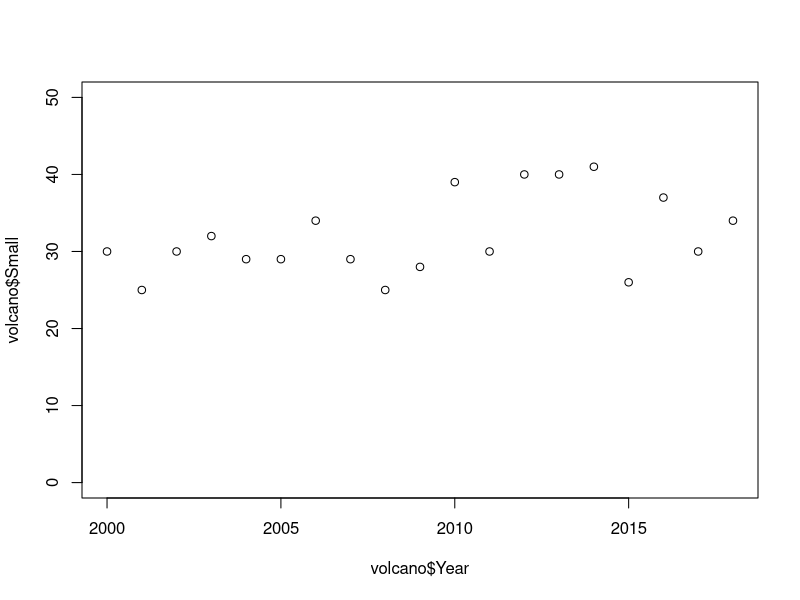
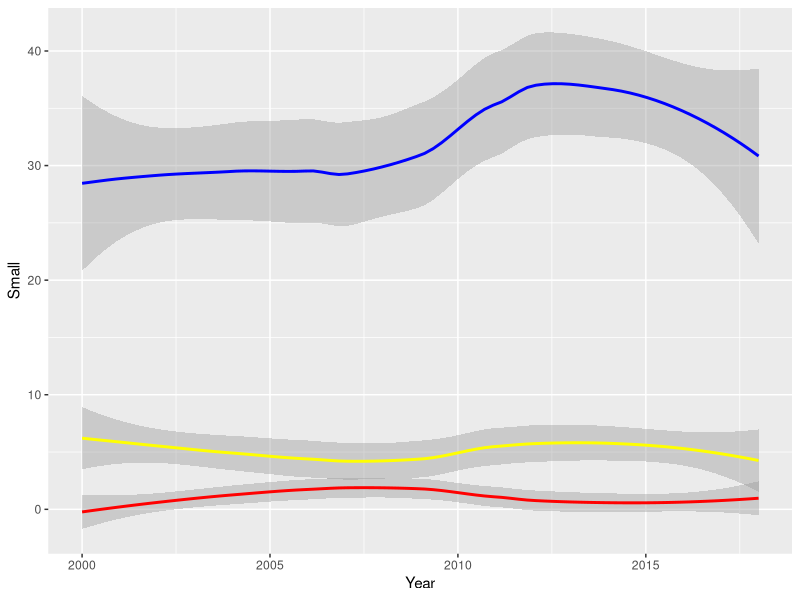
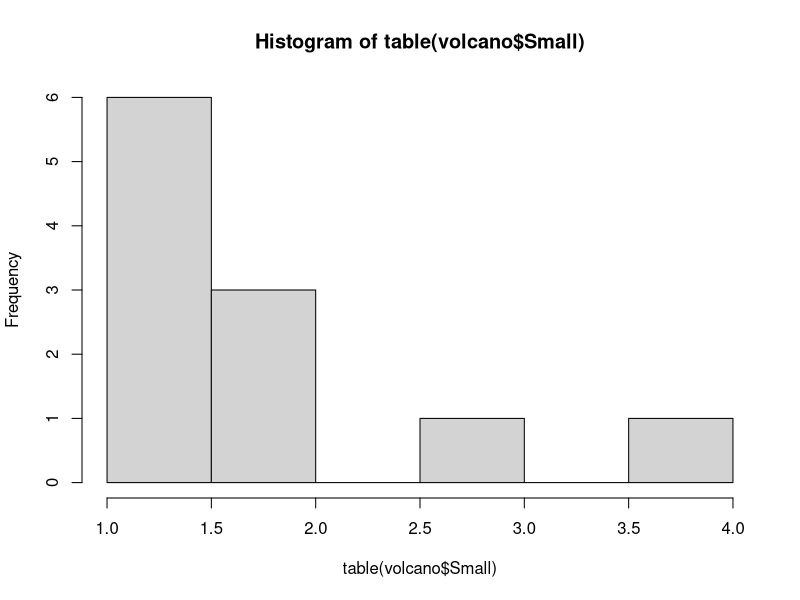
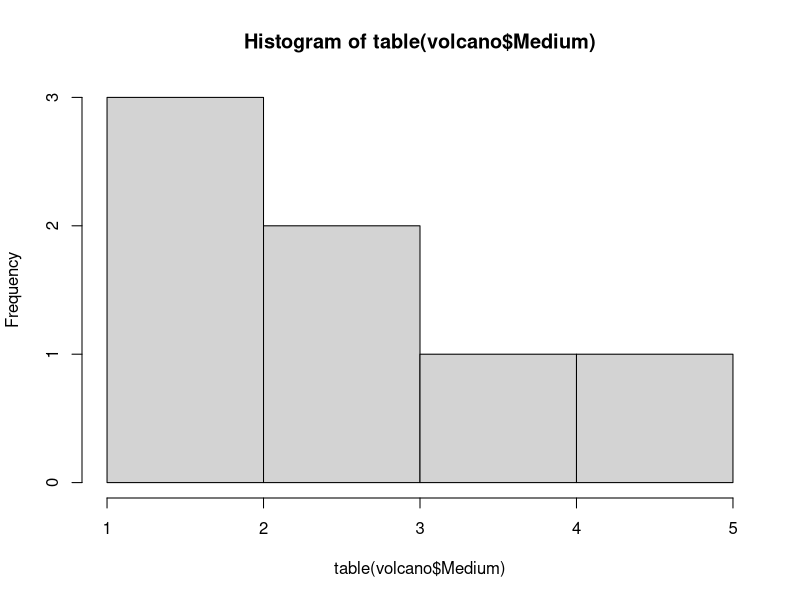
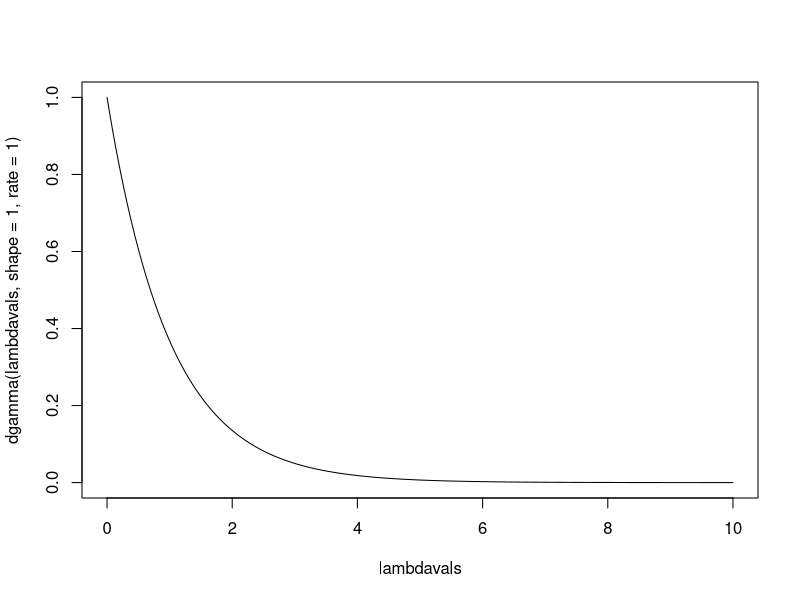
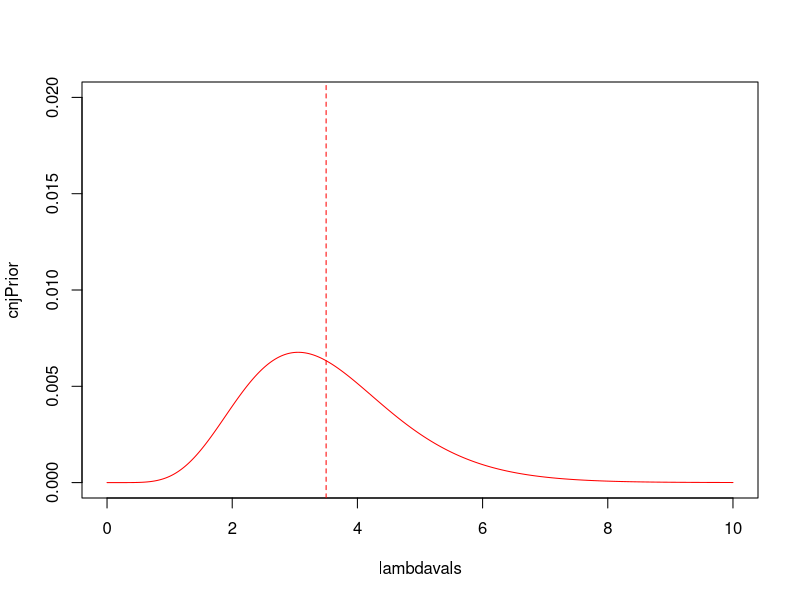
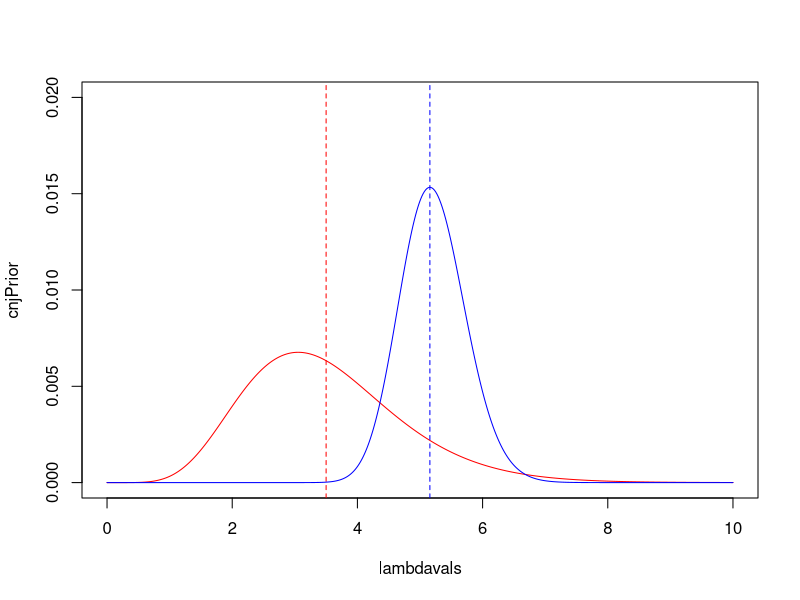
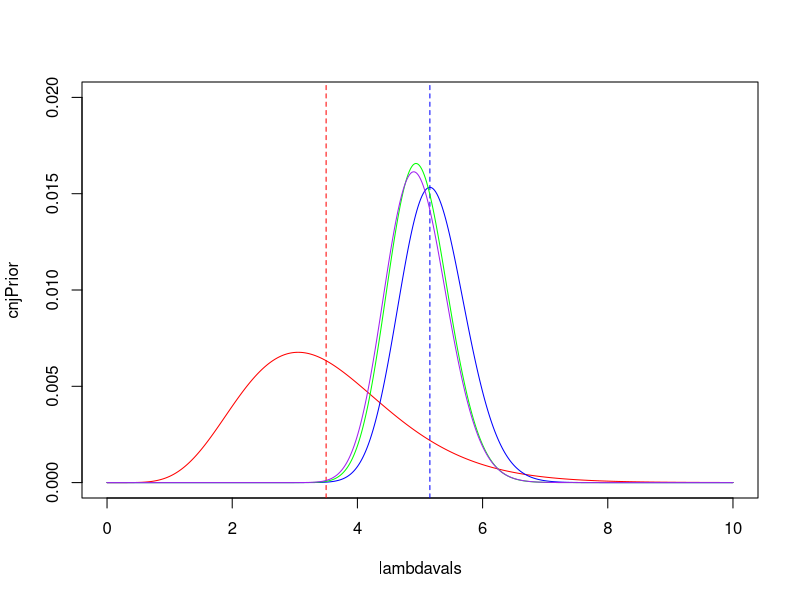

Recreate these plots in R, in order.
library(ggplot2)

#1.1
volcano <- data.frame(Year = 2000:2018, 
                      Small = c(30, 25, 30, 32, 29, 29, 34, 29, 25, 28, 39, 30, 
                                40, 40, 41, 26, 37, 30, 34), 
                      Medium = c(6, 6, 5, 5, 8, 4, 3, 3, 7, 2, 6, 6, 4, 7, 7, 
                                 5, 4, 6, 4),
                      Large = c(0, 0, 0, 2, 1, 1, 1, 3, 2, 1, 3, 0, 1, 0, 1, 
                                0, 2, 0, 1))

#1.2
plot(volcano$Year, volcano$Small, ylim=c(0,50))

ggplot(data=volcano, aes(y=Small, x=Year))+
  geom_smooth(aes(y=Small, x=Year), col='blue')+
  geom_smooth(aes(y=Medium, x=Year), col='yellow')+
  geom_smooth(aes(y=Large, x=Year), col='red')

#1.3
hist(table(volcano$Small))
hist(table(volcano$Medium))

#2.1
lambdavals=seq(from=0, to=10, length.out=500)

plot(lambdavals, dgamma(lambdavals, shape = 1, rate = 1), type='l')

#2.2

#for gamma 1,1
#e(lambda)=1
#sd(lambda)=1

#expert
#E(lambda)=3.5
#sd(lambda)=1.25

#prior
#a=7.84
#b=2.24


cnjPrior <- dgamma(lambdavals, shape = 7.84, rate = 2.24)
cnjPrior <- cnjPrior/sum(cnjPrior)

plot(lambdavals, cnjPrior, ylim=c(0,0.02), type='l', col='red')
abline(v=3.5, col='red', lty=2)

#2.3
prior_CI <- c(qgamma(0.025, shape = 7.84, rate = 2.24), qgamma(0.975, shape = 7.84, rate = 2.24))
print(prior_CI)

#2.4
poisLike <- function(l){
  vals <- dpois(lambda=l, volcano$Medium)
  return(prod(vals))
}



#2.5
like<-sapply(lambdavals,poisLike)
like<- like/sum(like)

plot(lambdavals, cnjPrior, ylim=c(0,0.02), type='l', col='red')
abline(v=3.5, col='red', lty=2)
points(lambdavals, like, type='l', col='blue')
abline(v=mean(volcano$Medium), col='blue', lty=2)

#2.6
postDirect <- like*cnjPrior
postDirect <- postDirect/sum(postDirect)

plot(lambdavals, cnjPrior, ylim=c(0,0.02), type='l', col='red')
abline(v=3.5, col='red', lty=2)
points(lambdavals, like, type='l', col='blue')
abline(v=mean(volcano$Medium), col='blue', lty=2)
points(lambdavals, postDirect, type='l', col='green')
abline(v=, col='green', lty=2)

#2.7
aPost <- 1+sum(volcano$Medium)
bPost <- 1+length(volcano$Medium)

exactpost <- dgamma(lambdavals , shape= aPost,rate=bPost)
exactpost <- exactpost/sum(exactpost)

points(lambdavals, exactpost, type='l', col='purple')


#2.8
post_CI <-c(qgamma(0.025, shape=aPost, rate=bPost), qgamma(0.975, shape= aPost, rate=bPost))


